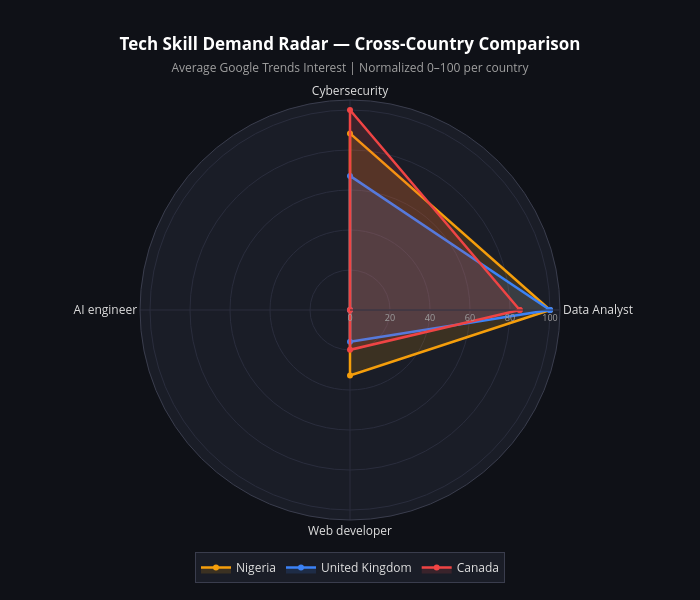

The cell this chart's notebook holds for it:
### Markdown cell above
---
## Cell 9 — Visualization 2: Interactive Radar Chart
> Compares average demand of each skill across all three countries using Plotly's interactive polar chart.

### Code cell
# ==============================================================
# CELL 9: VISUALIZATION 2 — INTERACTIVE RADAR CHART (Plotly)
# FIXED: Proper hex-to-rgba conversion for fillcolor
# ==============================================================

def hex_to_rgba(hex_color: str, alpha: float = 0.15) -> str:
    """
    Converts a hex color string to a valid Plotly rgba() string.

    Example: '#F59E0B' → 'rgba(245, 158, 11, 0.15)'

    Args:
        hex_color : Hex color string (e.g. '#F59E0B').
        alpha     : Opacity value between 0 and 1.
    Returns:
        Valid rgba() string for Plotly.
    """
    hex_color = hex_color.lstrip('#')           # Remove the '#'
    r = int(hex_color[0:2], 16)                 # Convert hex RR → int
    g = int(hex_color[2:4], 16)                 # Convert hex GG → int
    b = int(hex_color[4:6], 16)                 # Convert hex BB → int
    return f'rgba({r}, {g}, {b}, {alpha})'      # Build valid rgba string


def build_radar_data(metrics_df: pd.DataFrame) -> dict:
    """
    Extracts average interest per (country, skill) from metrics table.
    Normalizes per-country to 0–100 scale for fair visual comparison.

    Returns:
        dict of {country: list of normalized avg interest values}
    """
    radar = {}
    for country in COUNTRIES.keys():
        if country not in metrics_df.index.get_level_values(0):
            continue
        country_df = metrics_df.loc[country]
        values = []
        for skill in SKILLS:
            if skill in country_df.index:
                values.append(country_df.loc[skill, 'Avg Interest'])
            else:
                values.append(0)

        # Normalize to 0–100 within each country
        scaler    = MinMaxScaler(feature_range=(0, 100))
        norm_vals = scaler.fit_transform(np.array(values).reshape(-1, 1)).flatten()
        radar[country] = norm_vals.tolist()

    return radar


def plot_radar_chart(metrics_df: pd.DataFrame) -> None:
    """
    Renders an interactive Plotly radar chart comparing skill demand per country.
    """
    radar_values = build_radar_data(metrics_df)
    categories   = SKILLS + [SKILLS[0]]   # Close the polygon

    fig = go.Figure()

    for country, values in radar_values.items():
        closed_values = values + [values[0]]          # Close loop
        hex_color     = COUNTRY_COLORS.get(country, '#FFFFFF')
        fill_color    = hex_to_rgba(hex_color, alpha=0.15)   # ✅ FIXED

        fig.add_trace(go.Scatterpolar(
            r=closed_values,
            theta=categories,
            fill='toself',
            fillcolor=fill_color,                     # ✅ Now valid rgba string
            line=dict(color=hex_color, width=2.5),
            name=country,
            hovertemplate=(
                f'<b>{country}</b><br>'
                'Skill: %{theta}<br>'
                'Demand Index: %{r:.1f}<br>'
                '<extra></extra>'
            ),
        ))

    fig.update_layout(
        polar=dict(
            bgcolor='#1A1D27',
            radialaxis=dict(
                visible=True,
                range=[0, 105],
                tickfont=dict(size=9, color='#A0A0A0'),
                gridcolor='#2A2D3D',
                linecolor='#2A2D3D',
            ),
            angularaxis=dict(
                tickfont=dict(size=12, color='#E0E0E0'),
                gridcolor='#2A2D3D',
                linecolor='#3A3D4D',
            ),
        ),
        paper_bgcolor='#0F1117',
        plot_bgcolor='#0F1117',
        title=dict(
            text=(
                '<b>Tech Skill Demand Radar — Cross-Country Comparison</b><br>'
                '<span style="font-size:12px;color:#A0A0A0">'
                'Average Google Trends Interest | Normalized 0–100 per country'
                '</span>'
            ),
            x=0.5, xanchor='center',
            font=dict(size=17, color='#FFFFFF'),
        ),
        legend=dict(
            font=dict(size=12, color='#E0E0E0'),
            bgcolor='#1A1D27',
            bordercolor='#3A3D4D',
            borderwidth=1,
            orientation='h',
            yanchor='bottom', y=-0.15,
            xanchor='center', x=0.5,
        ),
        height=600,
        width=700,
        margin=dict(l=80, r=80, t=100, b=80),
    )

    fig.show()
    fig.write_html('viz2_radar_chart.html')
    print('✅ Interactive chart saved: viz2_radar_chart.html')


plot_radar_chart(metrics_df)

### Figure 1 — Plotly figure (JSON) as saved in the notebook; plotly's stock layout.template omitted (floating-point values rounded to 4 significant figures)
{"data": [{"fill": "toself", "fillcolor": "rgba(245, 158, 11, 0.15)", "hovertemplate": "<b>Nigeria</b><br>Skill: %{theta}<br>Demand Index: %{r:.1f}<br><extra></extra>", "line": {"color": "#F59E0B", "width": 2.5}, "name": "Nigeria", "r": [100, 88.29, 0, 32.75, 100], "theta": ["Data Analyst", "Cybersecurity", "AI engineer", "Web developer", "Data Analyst"], "type": "scatterpolar"}, {"fill": "toself", "fillcolor": "rgba(59, 130, 246, 0.15)", "hovertemplate": "<b>United Kingdom</b><br>Skill: %{theta}<br>Demand Index: %{r:.1f}<br><extra></extra>", "line": {"color": "#3B82F6", "width": 2.5}, "name": "United Kingdom", "r": [100, 67.05, 0, 15.92, 100], "theta": ["Data Analyst", "Cybersecurity", "AI engineer", "Web developer", "Data Analyst"], "type": "scatterpolar"}, {"fill": "toself", "fillcolor": "rgba(239, 68, 68, 0.15)", "hovertemplate": "<b>Canada</b><br>Skill: %{theta}<br>Demand Index: %{r:.1f}<br><extra></extra>", "line": {"color": "#EF4444", "width": 2.5}, "name": "Canada", "r": [84.89, 100, 0, 19.91, 84.89], "theta": ["Data Analyst", "Cybersecurity", "AI engineer", "Web developer", "Data Analyst"], "type": "scatterpolar"}], "layout": {"height": 600, "legend": {"bgcolor": "#1A1D27", "bordercolor": "#3A3D4D", "borderwidth": 1, "font": {"color": "#E0E0E0", "size": 12}, "orientation": "h", "x": 0.5, "xanchor": "center", "y": -0.15, "yanchor": "bottom"}, "margin": {"b": 80, "l": 80, "r": 80, "t": 100}, "paper_bgcolor": "#0F1117", "plot_bgcolor": "#0F1117", "polar": {"angularaxis": {"gridcolor": "#2A2D3D", "linecolor": "#3A3D4D", "tickfont": {"color": "#E0E0E0", "size": 12}}, "bgcolor": "#1A1D27", "radialaxis": {"gridcolor": "#2A2D3D", "linecolor": "#2A2D3D", "range": [0, 105], "tickfont": {"color": "#A0A0A0", "size": 9}, "visible": true}}, "title": {"font": {"color": "#FFFFFF", "size": 17}, "text": "<b>Tech Skill Demand Radar — Cross-Country Comparison</b><br><span style=\"font-size:12px;color:#A0A0A0\">Average Google Trends Interest | Normalized 0–100 per country</span>", "x": 0.5, "xanchor": "center"}, "width": 700}}
